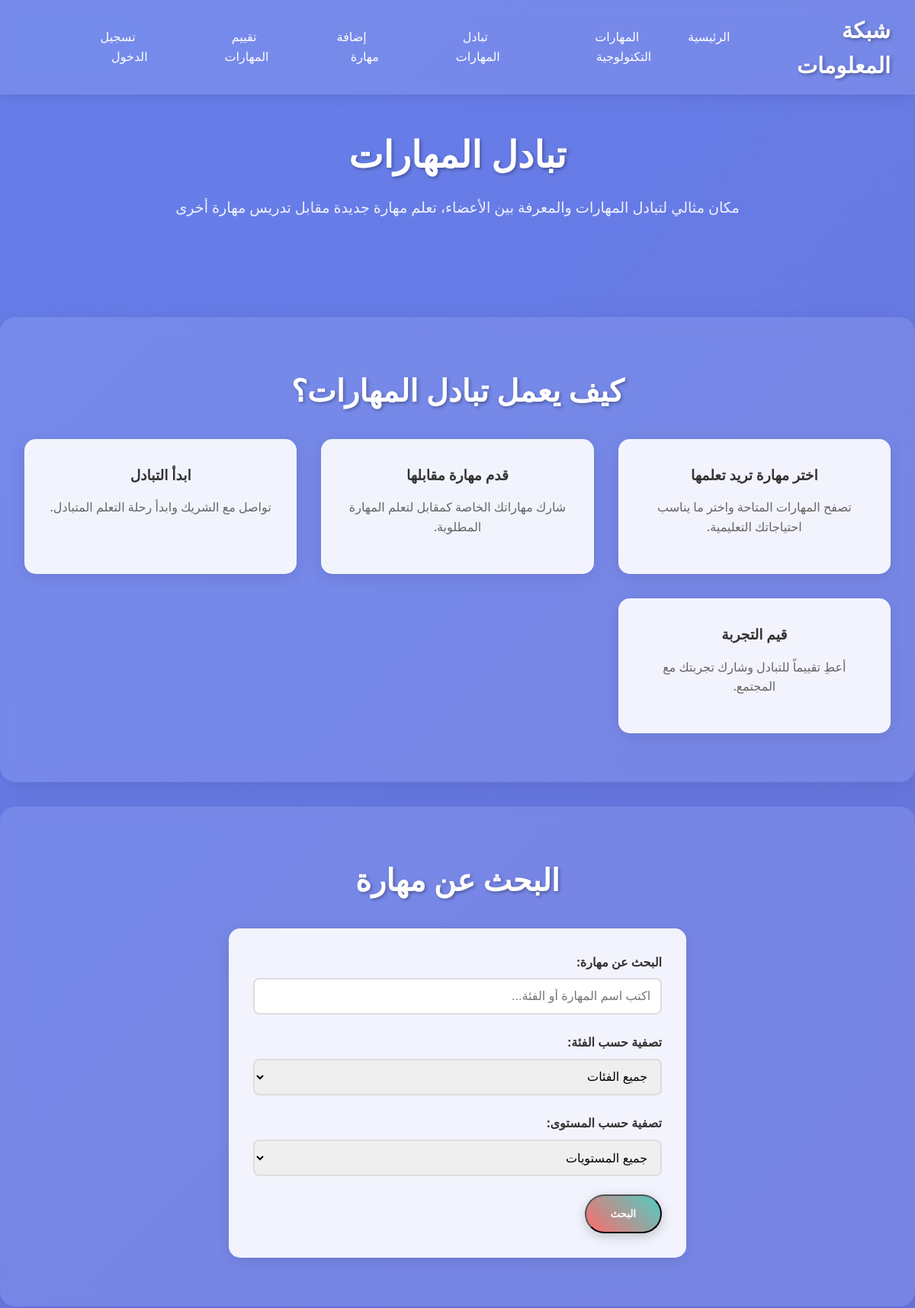
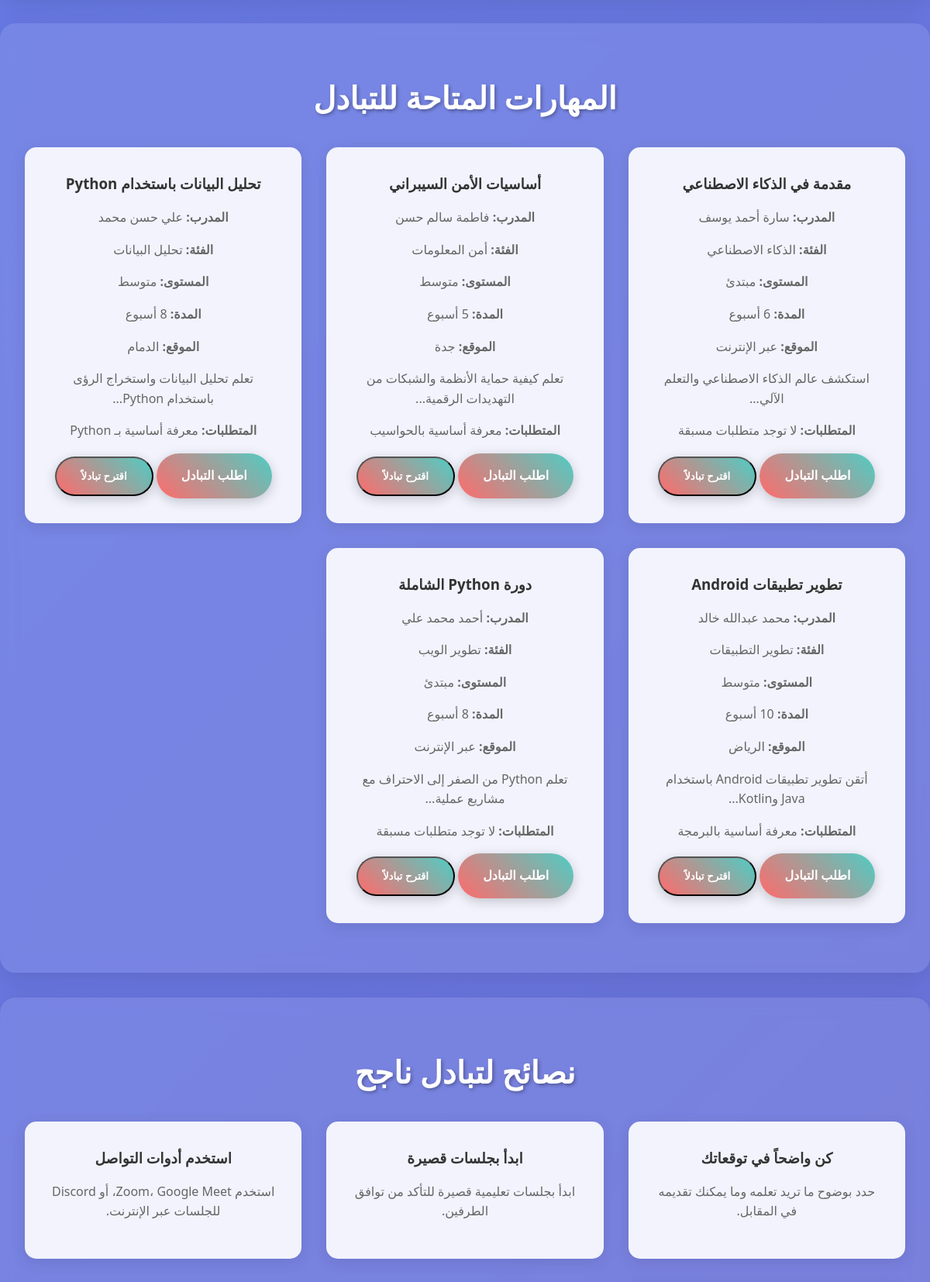
Screenshot of /exchange.php (upper part) with the database file from the repository (2 pictures, top to bottom).
### tables this page shows
CREATE TABLE skills AS
SELECT 1 AS id, 'دورة Python الشاملة' AS name, 'تطوير الويب' AS category, 'مبتدئ' AS level, 
       'تعلم Python من الصفر إلى الاحتراف مع مشاريع عملية' AS description, 8 AS duration, 
       500.00 AS price, 'عبر الإنترنت' AS location, 1 AS instructor_id, 
       'لا توجد متطلبات مسبقة' AS prerequisites, 'حاسوب شخصي، اتصال إنترنت' AS materials, 
       'ahmed.mohamed@example.com' AS contact_info, CURRENT_TIMESTAMP AS created_at
UNION ALL
SELECT 2, 'أساسيات الأمن السيبراني', 'أمن المعلومات', 'متوسط', 
       'تعلم كيفية حماية الأنظمة والشبكات من التهديدات الرقمية', 5, 550.00, 'جدة', 2, 
       'معرفة أساسية بالحواسيب', 'حاسوب شخصي، أدوات أمنية', 'fatima.salem@example.com', CURRENT_TIMESTAMP
UNION ALL
SELECT 3, 'تطوير تطبيقات Android', 'تطوير التطبيقات', 'متوسط', 
       'أتقن تطوير تطبيقات Android باستخدام Java وKotlin', 10, 800.00, 'الرياض', 3, 
       'معرفة أساسية بالبرمجة', 'حاسوب مع Android Studio', 'mohamed.abdullah@example.com', CURRENT_TIMESTAMP
UNION ALL
SELECT 4, 'مقدمة في الذكاء الاصطناعي', 'الذكاء الاصطناعي', 'مبتدئ', 
       'استكشف عالم الذكاء الاصطناعي والتعلم الآلي', 6, 600.00, 'عبر الإنترنت', 4, 
       'لا توجد متطلبات مسبقة', 'حاسوب شخصي، اتصال إنترنت', 'sara.ahmed@example.com', CURRENT_TIMESTAMP
UNION ALL
SELECT 5, 'تحليل البيانات باستخدام Python', 'تحليل البيانات', 'متوسط', 
       'تعلم تحليل البيانات واستخراج الرؤى باستخدام Python', 8, 650.00, 'الدمام', 5, 
       'معرفة أساسية بـ Python', 'حاسوب شخصي، مكتبات Python', 'ali.hassan@example.com', CURRENT_TIMESTAMP;

CREATE TABLE users AS
SELECT 1 AS id, 'أحمد محمد علي' AS full_name, 'ahmed.mohamed@example.com' AS email, 
       'Ye4oKoEa3Ro9llC/.og/at2.uheWG/igi' AS password, '+966501234567' AS phone, 
       'الرياض' AS city, 'تطوير الويب,الذكاء الاصطناعي' AS interests, CURRENT_TIMESTAMP AS created_at
UNION ALL
SELECT 2, 'فاطمة سالم حسن', 'fatima.salem@example.com', 'Ye4oKoEa3Ro9llC/.og/at2.uheWG/igi', 
       '+966507654321', 'جدة', 'أمن المعلومات,تحليل البيانات', CURRENT_TIMESTAMP
UNION ALL
SELECT 3, 'محمد عبدالله خالد', 'mohamed.abdullah@example.com', 'Ye4oKoEa3Ro9llC/.og/at2.uheWG/igi', 
       '+966509876543', 'الدمام', 'تطوير التطبيقات,إنترنت الأشياء', CURRENT_TIMESTAMP
UNION ALL
SELECT 4, 'سارة أحمد يوسف', 'sara.ahmed@example.com', 'Ye4oKoEa3Ro9llC/.og/at2.uheWG/igi', 
       '+966503456789', 'مكة', 'الذكاء الاصطناعي,تطوير الويب', CURRENT_TIMESTAMP
UNION ALL
SELECT 5, 'علي حسن محمد', 'ali.hassan@example.com', 'Ye4oKoEa3Ro9llC/.og/at2.uheWG/igi', 
       '+966502468135', 'المدينة المنورة', 'أمن المعلومات,تطوير التطبيقات', CURRENT_TIMESTAMP;

### config.php (called while the page is built, shortened)
<?php
function isLoggedIn() {
    return isset($_SESSION['user_id']);
}
?>

### exchange.php (the view, shortened to what this page needs)
<?php
require_once 'config.php';
try {
    $conn = getDBConnection();
    $stmt = $conn->prepare("SELECT s.*, u.full_name as instructor_name FROM skills s JOIN users u ON s.instructor_id = u.id ORDER BY s.created_at DESC");
    $stmt->execute();
    $skills = $stmt->fetchAll();
} catch (PDOException $e) {
    showMessage('حدث خطأ في تحميل المهارات.', 'error');
    $skills = [];
    $categories = [];
}
?>
<!DOCTYPE html>
<html lang="ar" dir="rtl">
<head>
    <link rel="stylesheet" href="style.css">
</head>
<body>
    <header>
        <nav>
            <div class="logo">شبكة المعلومات</div>
            <ul class="nav-links">
                <li><a href="index.php">الرئيسية</a></li>
                <li><a href="skills.php">المهارات التكنولوجية</a></li>
                <li><a href="exchange.php">تبادل المهارات</a></li>
                <li><a href="add_skill.php">إضافة مهارة</a></li>
                <li><a href="evaluate.php">تقييم المهارات</a></li>
                <?php if (isLoggedIn()): ?>
                    <li><a href="dashboard.php">لوحة التحكم</a></li>
                    <li><a href="logout.php">تسجيل الخروج</a></li>
                <?php else: ?>
                    <li><a href="login.php">تسجيل الدخول</a></li>
                <?php endif; ?>
            </ul>
        </nav>
    </header>
    <main>
        <section class="hero">
            <h1>تبادل المهارات</h1>
            <p>مكان مثالي لتبادل المهارات والمعرفة بين الأعضاء، تعلم مهارة جديدة مقابل تدريس مهارة أخرى</p>
        </section>
        <section class="section fade-in">
            <h2>كيف يعمل تبادل المهارات؟</h2>
            <div class="grid">
                <div class="card">
                    <h3>اختر مهارة تريد تعلمها</h3>
                    <p>تصفح المهارات المتاحة واختر ما يناسب احتياجاتك التعليمية.</p>
                </div>
                <div class="card">
                    <h3>قدم مهارة مقابلها</h3>
                    <p>شارك مهاراتك الخاصة كمقابل لتعلم المهارة المطلوبة.</p>
                </div>
                <div class="card">
                    <h3>ابدأ التبادل</h3>
                    <p>تواصل مع الشريك وابدأ رحلة التعلم المتبادل.</p>
                </div>
                <div class="card">
                    <h3>قيم التجربة</h3>
                    <p>أعطِ تقييماً للتبادل وشارك تجربتك مع المجتمع.</p>
                </div>
            </div>
        </section>
        <section class="section fade-in">
            <h2>البحث عن مهارة</h2>
            <div class="form-container">
                <form method="GET" action="exchange.php">
                    <div class="form-group">
                        <label for="search">البحث عن مهارة:</label>
                        <input type="text" id="search" name="search" placeholder="اكتب اسم المهارة أو الفئة..." value="<?php echo htmlspecialchars($_GET['search'] ?? ''); ?>">
                    </div>
                    <div class="form-group">
                        <label for="category_filter">تصفية حسب الفئة:</label>
                        <select id="category_filter" name="category">
                            <option value="">جميع الفئات</option>
                        </select>
                    </div>
                    <div class="form-group">
                        <label for="level_filter">تصفية حسب المستوى:</label>
                        <select id="level_filter" name="level">
                            <option value="">جميع المستويات</option>
                        </select>
                    </div>
                    <button type="submit" class="btn">البحث</button>
                </form>
            </div>
        </section>
        <section class="section fade-in">
            <h2>المهارات المتاحة للتبادل</h2>
            <?php
            $filtered_skills = $skills;
            ?>
            <?php if (empty($filtered_skills)): ?>
                <div class="card">
                    <p>لا توجد مهارات متاحة للتبادل حالياً. <?php if (isLoggedIn()): ?><a href="add_skill.php">أضف مهارة جديدة</a><?php endif; ?></p>
                </div>
            <?php else: ?>
                <div class="grid">
                    <?php foreach ($filtered_skills as $skill): ?>
                        <div class="card">
                            <h3><?php echo htmlspecialchars($skill['name']); ?></h3>
                            <p><strong>المدرب:</strong> <?php echo htmlspecialchars($skill['instructor_name']); ?></p>
                            <p><strong>الفئة:</strong> <?php echo htmlspecialchars($skill['category']); ?></p>
                            <p><strong>المستوى:</strong> <?php echo htmlspecialchars($skill['level']); ?></p>
                            <p><strong>المدة:</strong> <?php echo htmlspecialchars($skill['duration']); ?> أسبوع</p>
                            <p><strong>الموقع:</strong> <?php echo htmlspecialchars($skill['location']); ?></p>
                            <p><?php echo htmlspecialchars(substr($skill['description'], 0, 150)); ?>...</p>
                            <?php if (!empty($skill['prerequisites'])): ?>
                                <p><strong>المتطلبات:</strong> <?php echo htmlspecialchars($skill['prerequisites']); ?></p>
                            <?php endif; ?>
                            <div class="exchange-actions">
                                <a href="mailto:<?php echo htmlspecialchars($skill['contact_info']); ?>?subject=طلب تبادل مهارة: <?php echo htmlspecialchars($skill['name']); ?>&body=مرحباً، أنا مهتم بتبادل المهارة معك. مهاراتي: [اكتب مهاراتك هنا]" class="btn">اطلب التبادل</a>
                                <button class="btn btn-secondary" onclick="showExchangeModal('<?php echo $skill['id']; ?>', '<?php echo htmlspecialchars($skill['name']); ?>')">اقترح تبادلاً</button>
                            </div>
                        </div>
                    <?php endforeach; ?>
                </div>
            <?php endif; ?>
        </section>
        <section class="section fade-in">
            <h2>نصائح لتبادل ناجح</h2>
            <div class="grid">
                <div class="card">
                    <h3>كن واضحاً في توقعاتك</h3>
                    <p>حدد بوضوح ما تريد تعلمه وما يمكنك تقديمه في المقابل.</p>
                </div>
                <div class="card">
                    <h3>ابدأ بجلسات قصيرة</h3>
                    <p>ابدأ بجلسات تعليمية قصيرة للتأكد من توافق الطرفين.</p>
                </div>
                <div class="card">
                    <h3>استخدم أدوات التواصل</h3>
                    <p>استخدم Zoom، Google Meet، أو Discord للجلسات عبر الإنترنت.</p>
                </div>
            </div>
        </section>
    </main>
</body>
</html>

### style.css (style rules this page uses)
* { margin: 0; padding: 0; box-sizing: border-box; }
body { font-family: 'Segoe UI', Tahoma, Geneva, Verdana, sans-serif; line-height: 1.6; color: #333; background: linear-gradient(135deg, #667eea 0%, #764ba2 100%); background-size: 400% 400%; animation: gradientShift 15s ease infinite; min-height: 100vh; direction: rtl; }
header { background: rgba(255, 255, 255, 0.1); backdrop-filter: blur(10px); padding: 1rem 0; position: fixed; width: 100%; top: 0; z-index: 1000; box-shadow: 0 2px 20px rgba(0,0,0,0.1); }
nav { display: flex; justify-content: space-between; align-items: center; max-width: 1200px; margin: 0 auto; padding: 0 2rem; }
.logo { font-size: 1.8rem; font-weight: bold; color: #fff; text-shadow: 2px 2px 4px rgba(0,0,0,0.3); }
.nav-links { display: flex; list-style: none; }
.nav-links li { margin-left: 2rem; }
.nav-links a { color: #fff; text-decoration: none; font-weight: 500; transition: all 0.3s ease; padding: 0.5rem 1rem; border-radius: 25px; }
main { padding-top: 100px; min-height: calc(100vh - 200px); }
.hero { text-align: center; padding: 4rem 2rem; color: #fff; }
.hero h1 { font-size: 3rem; margin-bottom: 1rem; text-shadow: 2px 2px 4px rgba(0,0,0,0.3); }
.hero p { font-size: 1.2rem; margin-bottom: 2rem; opacity: 0.9; }
.btn { display: inline-block; background: linear-gradient(45deg, #ff6b6b, #4ecdc4); color: #fff; padding: 1rem 2rem; text-decoration: none; border-radius: 50px; font-weight: bold; transition: all 0.3s ease; box-shadow: 0 4px 15px rgba(0,0,0,0.2); }
.section { max-width: 1200px; margin: 0 auto; padding: 4rem 2rem; background: rgba(255, 255, 255, 0.1); backdrop-filter: blur(10px); border-radius: 20px; margin: 2rem auto; box-shadow: 0 8px 32px rgba(0,0,0,0.1); }
.section h2 { text-align: center; color: #fff; margin-bottom: 2rem; font-size: 2.5rem; text-shadow: 2px 2px 4px rgba(0,0,0,0.3); }
.grid { display: grid; grid-template-columns: repeat(auto-fit, minmax(300px, 1fr)); gap: 2rem; }
.card { background: rgba(255, 255, 255, 0.9); padding: 2rem; border-radius: 15px; box-shadow: 0 4px 20px rgba(0,0,0,0.1); transition: all 0.3s ease; text-align: center; }
.card h3 { color: #333; margin-bottom: 1rem; }
.card p { color: #666; margin-bottom: 1rem; }
.form-container { max-width: 600px; margin: 0 auto; background: rgba(255, 255, 255, 0.9); padding: 2rem; border-radius: 15px; box-shadow: 0 4px 20px rgba(0,0,0,0.1); }
.form-group { margin-bottom: 1.5rem; }
.form-group label { display: block; margin-bottom: 0.5rem; color: #333; font-weight: bold; }
.form-group input, .form-group select, .form-group textarea { width: 100%; padding: 0.8rem; border: 2px solid #ddd; border-radius: 8px; font-size: 1rem; transition: all 0.3s ease; }
.fade-in { animation: fadeIn 0.6s ease-out; }

### rows the page displays
skills: name "مقدمة في الذكاء الاصطناعي", users.full_name "سارة أحمد يوسف", category "الذكاء الاصطناعي", level "مبتدئ", location "عبر الإنترنت", description "استكشف عالم الذكاء الاصطناعي والتعلم الآلي", prerequisites "لا توجد متطلبات مسبقة"
skills: name "أساسيات الأمن السيبراني", users.full_name "فاطمة سالم حسن", category "أمن المعلومات", level "متوسط", location "جدة", description "تعلم كيفية حماية الأنظمة والشبكات من التهديدات الرقمية", prerequisites "معرفة أساسية بالحواسيب"
skills: name "تحليل البيانات باستخدام Python", users.full_name "علي حسن محمد", category "تحليل البيانات", level "متوسط", location "الدمام", description "تعلم تحليل البيانات واستخراج الرؤى باستخدام Python", prerequisites "معرفة أساسية بـ Python"
skills: name "تطوير تطبيقات Android", users.full_name "محمد عبدالله خالد", category "تطوير التطبيقات", level "متوسط", location "الرياض", description "أتقن تطوير تطبيقات Android باستخدام Java وKotlin", prerequisites "معرفة أساسية بالبرمجة"
skills: name "دورة Python الشاملة", users.full_name "أحمد محمد علي", category "تطوير الويب", level "مبتدئ", location "عبر الإنترنت", description "تعلم Python من الصفر إلى الاحتراف مع مشاريع عملية", prerequisites "لا توجد متطلبات مسبقة"
